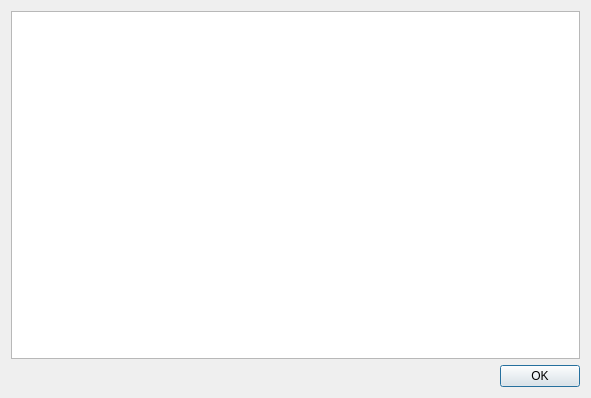
<?xml version="1.0" encoding="UTF-8"?>
<ui version="4.0">
 <class>Form_GenericTextDisplay</class>
 <widget class="QDialog" name="Form_GenericTextDisplay">
  <property name="geometry">
   <rect>
    <x>0</x>
    <y>0</y>
    <width>591</width>
    <height>398</height>
   </rect>
  </property>
  <property name="windowTitle">
   <string>Dialog</string>
  </property>
  <layout class="QVBoxLayout" name="verticalLayout">
   <item>
    <widget class="QTextEdit" name="textEdit">
     <property name="readOnly">
      <bool>true</bool>
     </property>
    </widget>
   </item>
   <item>
    <widget class="QDialogButtonBox" name="buttonBox">
     <property name="orientation">
      <enum>Qt::Horizontal</enum>
     </property>
     <property name="standardButtons">
      <set>QDialogButtonBox::Ok</set>
     </property>
    </widget>
   </item>
  </layout>
 </widget>
 <resources/>
 <connections>
  <connection>
   <sender>buttonBox</sender>
   <signal>accepted()</signal>
   <receiver>Form_GenericTextDisplay</receiver>
   <slot>accept()</slot>
   <hints>
    <hint type="sourcelabel">
     <x>248</x>
     <y>254</y>
    </hint>
    <hint type="destinationlabel">
     <x>157</x>
     <y>274</y>
    </hint>
   </hints>
  </connection>
  <connection>
   <sender>buttonBox</sender>
   <signal>rejected()</signal>
   <receiver>Form_GenericTextDisplay</receiver>
   <slot>reject()</slot>
   <hints>
    <hint type="sourcelabel">
     <x>316</x>
     <y>260</y>
    </hint>
    <hint type="destinationlabel">
     <x>286</x>
     <y>274</y>
    </hint>
   </hints>
  </connection>
 </connections>
</ui>
